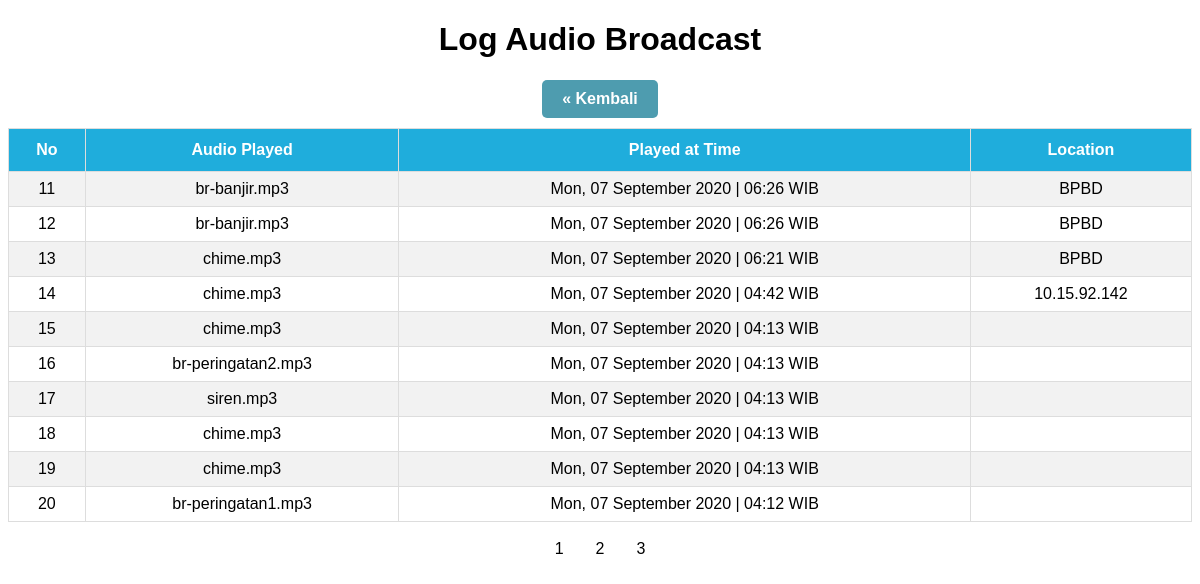
/log.php?halaman=2, run on the app's committed database.
### tables this page shows
CREATE TABLE `brd_log` (
  `id` int(11) NOT NULL,
  `timestamp` timestamp NOT NULL DEFAULT CURRENT_TIMESTAMP ON UPDATE CURRENT_TIMESTAMP,
  `audio` varchar(30) NOT NULL,
  `location` varchar(100) NOT NULL
);

### log.php (the view, shortened to what this page needs)
<!DOCTYPE html>
<html lang="en">
<head>
</head>
<body>
    <?php include 'koneksi.php';
    ?>
    <h1 style="text-align:center;">Log Audio Broadcast</h1>
    <a class="button" href="/brdrecord-server" style="text-align:center;">&laquo; Kembali</a>
    <table >
    <tr>
        <th>No</th>
        <th>Audio Played</th>
        <th>Played at Time</th>
        <th>Location</th>
    </tr>
    <?php
    $halaman = 10;
    $page = isset($_GET["halaman"]) ? (int)$_GET["halaman"] : 1;
    $mulai = ($page>1) ? ($page * $halaman) - $halaman : 0;
    $result = mysqli_query($koneksi,"SELECT * FROM brd_log order by timestamp DESC");
    $total = mysqli_num_rows($result);
    $pages = ceil($total/$halaman);
    $query = mysqli_query($koneksi,"select * from brd_log order by timestamp DESC LIMIT $mulai, $halaman");
    $no =$mulai+1;
    while ($data = mysqli_fetch_assoc($query)) {
        ?>
        <tr>
        <td><?php echo $no++; ?></td>
        <td><?php echo $data['audio']; ?></td>
        <td>
        <?php
            $wkt = date("D, d F Y | H:i", strtotime($data['timestamp']));
            echo $wkt . " WIB";
        ?>
        </td>
        <td><?php echo $data['location']; ?></td>
        </tr>
        <?php
    }
    ?>
    </table>
    <div class="pagination">
    <?php for ($i=1; $i<=$pages ; $i++){ ?>
    <a href="?halaman=<?php echo $i; ?>"><?php echo $i; ?></a>
    <?php } ?>
    </div>
</body>
</html>

### log.php (style rules this page uses)
body { font-family: "Trebuchet MS", Arial, Helvetica, sans-serif; text-align: center; }
.button { text-decoration: none; display: inline-block; width: 96px; height: auto; background: #4E9CAF; padding: 10px; text-align: center; border-radius: 5px; color: white; font-weight: bold; margin-bottom: 10px; }
table { font-family: "Trebuchet MS", Arial, Helvetica, sans-serif; border-collapse: collapse; width: 100%; }
table td, table th { border: 1px solid #ddd; padding: 8px; }
table tr:nth-child(even) { background-color: #f2f2f2; }
table th { padding-top: 12px; padding-bottom: 12px; text-align: center; background-color: #1faddc; color: white; }
.pagination { display: inline-block; margin-top: 10px; }
.pagination a { color: black; float: left; padding: 8px 16px; text-decoration: none; }

### data on the page
brd_log: audio "br-banjir.mp3", timestamp "Mon, 07 September 2020 | 06:26", location "BPBD"
brd_log: audio "br-banjir.mp3", timestamp "Mon, 07 September 2020 | 06:26", location "BPBD"
brd_log: audio "chime.mp3", timestamp "Mon, 07 September 2020 | 06:21", location "BPBD"
brd_log: audio "chime.mp3", timestamp "Mon, 07 September 2020 | 04:42", location "10.15.92.142"
brd_log: audio "chime.mp3", timestamp "Mon, 07 September 2020 | 04:13"
brd_log: audio "br-peringatan2.mp3", timestamp "Mon, 07 September 2020 | 04:13"
brd_log: audio "siren.mp3", timestamp "Mon, 07 September 2020 | 04:13"
brd_log: audio "chime.mp3", timestamp "Mon, 07 September 2020 | 04:13"
brd_log: audio "chime.mp3", timestamp "Mon, 07 September 2020 | 04:13"
brd_log: audio "br-peringatan1.mp3", timestamp "Mon, 07 September 2020 | 04:12"
